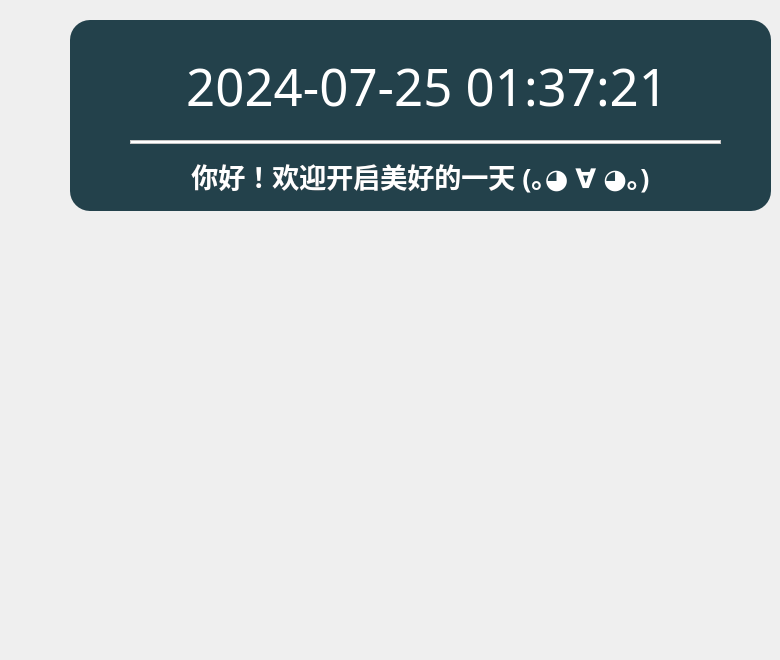
     <widget class="QWidget" name="page_5">
      <widget class="QLabel" name="label">
       <property name="geometry">
        <rect>
         <x>70</x>
         <y>140</y>
         <width>701</width>
         <height>71</height>
        </rect>
       </property>
       <property name="minimumSize">
        <size>
         <width>701</width>
         <height>71</height>
        </size>
       </property>
       <property name="maximumSize">
        <size>
         <width>701</width>
         <height>71</height>
        </size>
       </property>
       <property name="font">
        <font>
         <family>华文细黑</family>
         <pointsize>20</pointsize>
         <weight>75</weight>
         <italic>false</italic>
         <bold>true</bold>
        </font>
       </property>
       <property name="styleSheet">
        <string notr="true">color: rgb(255, 255, 255);
background-color: rgb(35, 65, 75);
border-bottom-left-radius:20px;
border-bottom-right-radius:20px;</string>
       </property>
       <property name="text">
        <string>你好！欢迎开启美好的一天 (｡◕ ∀ ◕｡)</string>
       </property>
       <property name="alignment">
        <set>Qt::AlignCenter</set>
       </property>
      </widget>
      <widget class="QLabel" name="label_6">
       <property name="geometry">
        <rect>
         <x>70</x>
         <y>250</y>
         <width>391</width>
         <height>401</height>
        </rect>
       </property>
       <property name="styleSheet">
        <string notr="true">border-image: url(:/pictures/pictures/meme1.jpg);
border-radius:20px;</string>
       </property>
       <property name="text">
        <string/>
       </property>
      </widget>
      <widget class="QLabel" name="label_time">
       <property name="geometry">
        <rect>
         <x>70</x>
         <y>20</y>
         <width>701</width>
         <height>131</height>
        </rect>
       </property>
       <property name="font">
        <font>
         <family>Century Gothic</family>
         <pointsize>38</pointsize>
         <weight>50</weight>
         <bold>false</bold>
        </font>
       </property>
       <property name="styleSheet">
        <string notr="true">color: rgb(255, 255, 255);
background-color: rgb(35, 65, 75);
border-top-left-radius:20px;
border-top-right-radius:20px;</string>
       </property>
       <property name="text">
        <string> 2024-07-25 01:37:21</string>
       </property>
       <property name="alignment">
        <set>Qt::AlignCenter</set>
       </property>
      </widget>
      <widget class="QListView" name="listView_3">
       <property name="geometry">
        <rect>
         <x>130</x>
         <y>140</y>
         <width>591</width>
         <height>4</height>
        </rect>
       </property>
       <property name="maximumSize">
        <size>
         <width>16777215</width>
         <height>4</height>
        </size>
       </property>
       <property name="styleSheet">
        <string notr="true">background-color: rgb(255, 255, 255);</string>
       </property>
      </widget>
     </widget>
